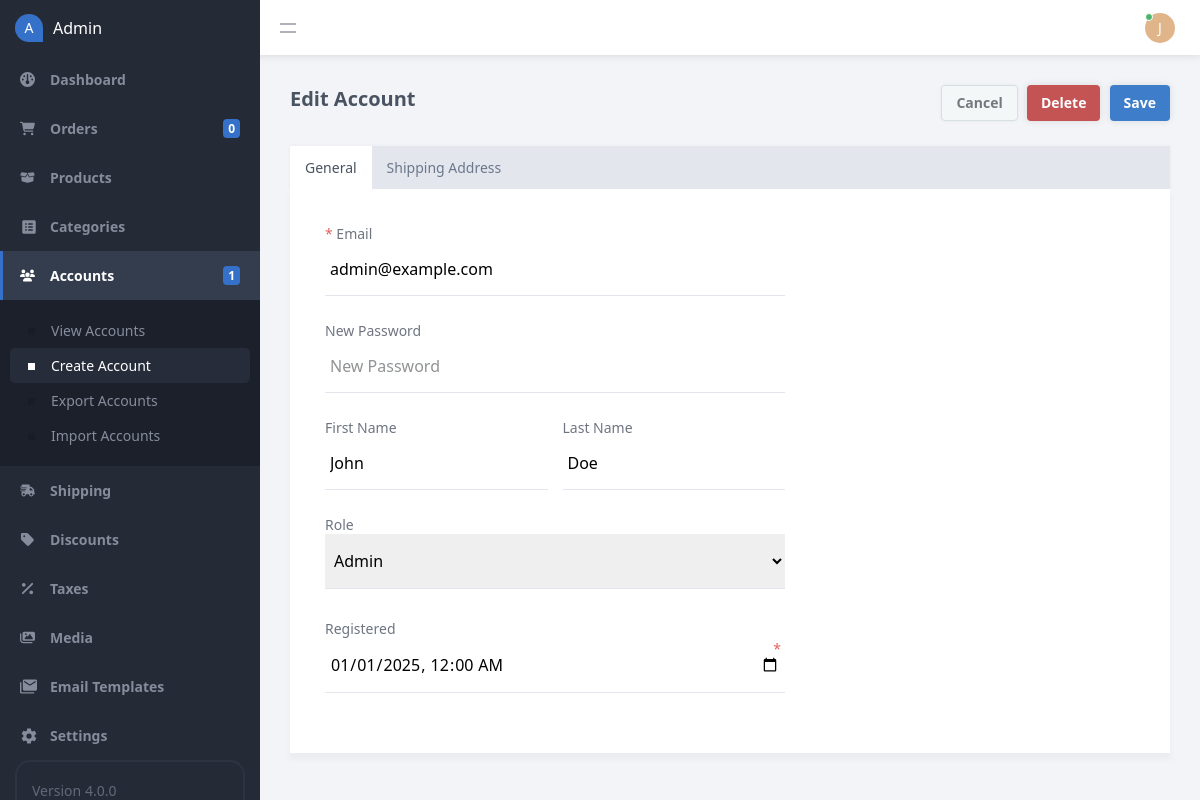
The app's page /admin/index.php?page=account&id=1 (signed in) with its own data.
### tables this page shows
CREATE TABLE IF NOT EXISTS `accounts` (
  `id` int(11) NOT NULL AUTO_INCREMENT,
  `email` varchar(255) NOT NULL,
  `password` varchar(255) NOT NULL,
  `role` enum('Member','Admin') NOT NULL DEFAULT 'Member',
  `first_name` varchar(100) NOT NULL,
  `last_name` varchar(100) NOT NULL,
  `address_street` varchar(255) NOT NULL,
  `address_city` varchar(100) NOT NULL,
  `address_state` varchar(100) NOT NULL,
  `address_zip` varchar(50) NOT NULL,
  `address_country` varchar(100) NOT NULL,
  `registered` datetime NOT NULL DEFAULT current_timestamp(),
  `reset_code` varchar(255) DEFAULT NULL,
  PRIMARY KEY (`id`)
);

### admin/index.php (called while the page is built, shortened)
<?php
include '../functions.php';
$page = isset($_GET['page']) && file_exists($_GET['page'] . '.php') ? $_GET['page'] : 'dashboard';
$roles_list = ['Admin', 'Member'];
include $page . '.php';
?>

### admin/account.php (the view, shortened to what this page needs)
<?php
$account = [
    'email' => '',
    'password' => '',
    'role' => 'Member',
    'first_name' => '',
    'last_name' => '',
    'address_street' => '',
    'address_city' => '',
    'address_state' => '',
    'address_zip' => '',
    'address_country' => '',
    'registered' => date('Y-m-d\TH:i')
];
if (isset($_GET['id'])) {
    $stmt = $pdo->prepare('SELECT * FROM accounts WHERE id = ?');
    $stmt->execute([ $_GET['id'] ]);
    $account = $stmt->fetch(PDO::FETCH_ASSOC);
    $page = 'Edit';
}
?>
<?=template_admin_header($page . ' Account', 'accounts', 'manage')?>
<form method="post">
    <div class="content-title">
        <h2><?=$page?> Account</h2>
        <div class="btns">
            <a href="index.php?page=accounts" class="btn alt mar-right-1">Cancel</a>
            <?php if ($page == 'Edit'): ?>
            <input type="submit" name="delete" value="Delete" class="btn red mar-right-1" onclick="return confirm('Are you sure you want to delete this account?')">
            <?php endif; ?>
            <input type="submit" name="submit" value="Save" class="btn">
        </div>
    </div>
    <div class="tabs">
        <a href="#" class="active">General</a>
        <a href="#">Shipping Address</a>
    </div>
    <div class="content-block tab-content active">
        <div class="form responsive-width-100">
            <label for="email"><span class="required">*</span> Email</label>
            <input id="email" type="email" name="email" placeholder="Email" value="<?=htmlspecialchars($account['email'], ENT_QUOTES)?>" required>
            <label for="password"><?=$page == 'Edit' ? 'New ' : '<span class="required">*</span> '?>Password</label>
            <input type="password" id="password" name="password" placeholder="<?=$page == 'Edit' ? 'New ' : ''?>Password" autocomplete="new-password" value=""<?=$page == 'Edit' ? '' : ' required'?>>
            <div class="group">
                <div class="item">
                    <label for="first_name">First Name</label>
                    <input id="first_name" type="text" name="first_name" placeholder="Joe" value="<?=htmlspecialchars($account['first_name'], ENT_QUOTES)?>">
                </div>
                <div class="item">
                    <label for="last_name">Last Name</label>
                    <input id="last_name" type="text" name="last_name" placeholder="Bloggs" value="<?=htmlspecialchars($account['last_name'], ENT_QUOTES)?>">
                </div>
            </div>
            <label for="role">Role</label>
            <select id="role" name="role" style="margin-bottom: 30px;">
                <?php foreach ($roles_list as $role): ?>
                <option value="<?=$role?>"<?=$role==$account['role']?' selected':''?>><?=$role?></option>
                <?php endforeach; ?>
            </select>
            <label for="registered"><i class="required">*</i> Registered</label>
            <input id="registered" type="datetime-local" name="registered" value="<?=date('Y-m-d\TH:i', strtotime($account['registered']))?>" required>
        </div>
    </div>
</form>
<?=template_admin_footer()?>

### records on screen
accounts: email "admin@example.com", first_name "John", last_name "Doe", role "Admin", registered "01/01/2025 00:00"

### other values on screen
num_format($orders_total) "0"
num_format($accounts_total) "1"
substr($_SESSION['account_name'], 0, 1) "J"
$page "Edit"
